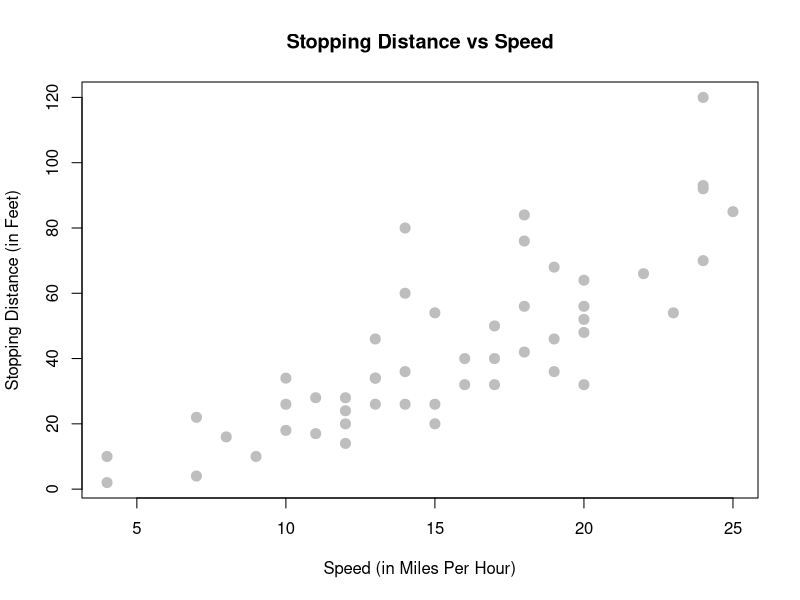
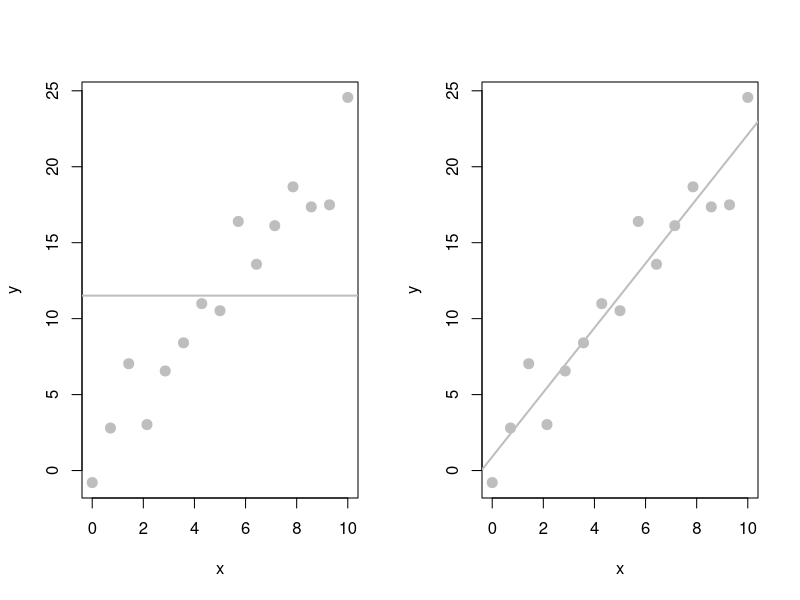
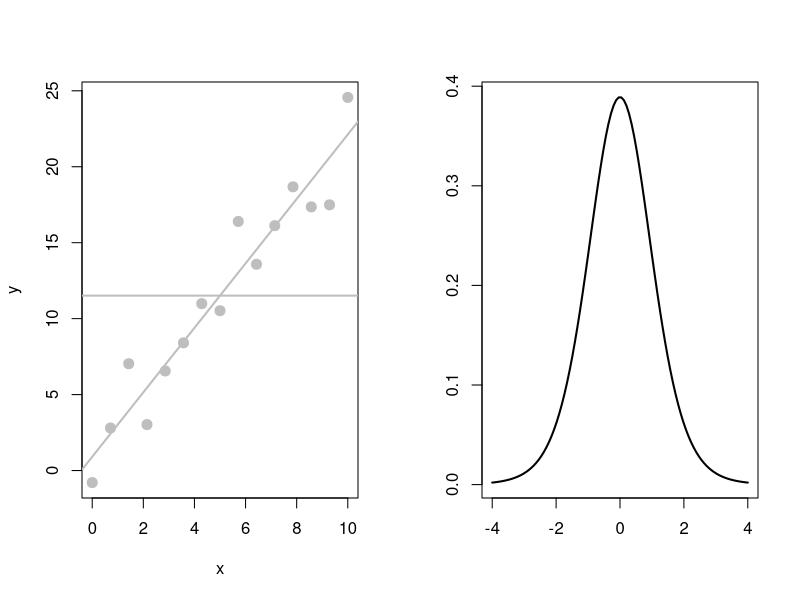
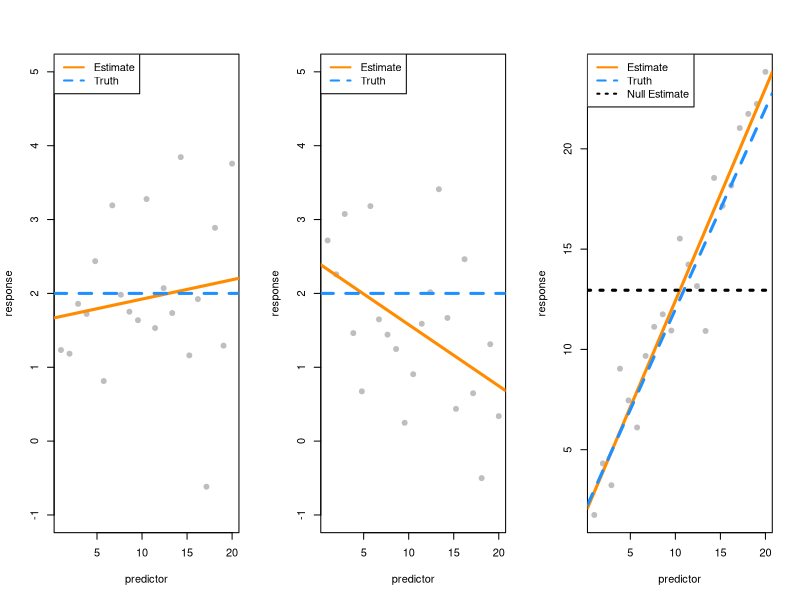

Here is the R script that generated these plots, in order:
## ---- chunk 1
plot(dist ~ speed, data = cars,
     xlab = "Speed (in Miles Per Hour)",
     ylab = "Stopping Distance (in Feet)",
     main = "Stopping Distance vs Speed",
     pch  = 20,
     cex  = 2,
     col  = "grey")
## ---- chunk 2
generate_data = function(int = 1,
                         slope = 2,
                         sigma = 5,
                         n_obs = 15,
                         x_min = 0,
                         x_max = 10) {
  x = seq(x_min, x_max, length.out = n_obs)
  y = int + slope * x + rnorm(n_obs, 0, sigma)
  fit = lm(y ~ x)
  y_hat = fitted(fit)
  y_bar = rep(mean(y), n_obs)
  data.frame(x, y, y_hat, y_bar)
}
## ---- chunk 3
set.seed(2)
reg_data = generate_data(sigma = 2)
par(mfrow = c(1, 2))
plot(reg_data$x, reg_data$y, main = "", 
     xlab = "x", ylab = "y", pch = 20, cex = 2, col = "grey")
abline(h = mean(reg_data$y), col = "grey", lwd = 2)
plot(reg_data$x, reg_data$y, main = "", 
     xlab = "x", ylab = "y", pch = 20, cex = 2, col = "grey")
fit = lm(y ~ x, data = reg_data)
abline(fit, col = "grey", lwd = 2)
## ---- chunk 4
set.seed(2)
reg_data = generate_data(sigma = 2)
plot(reg_data$x, reg_data$y, main = "", 
     xlab = "x", ylab = "y", pch = 20, cex = 2, col = "grey")
abline(h = mean(reg_data$y), col = "grey", lwd = 2)
fit = lm(y ~ x, data = reg_data)
abline(fit, col = "grey", lwd = 2)
## ---- chunk 5
# define grid of x values
x = seq(-4, 4, length = 100)

# plot curve for t with 10 df
plot(x, dt(x, df = 10), type = "l", lty = 1, lwd = 2,
     xlab = "", ylab = "", main = "")
## ---- chunk 6
par(mfrow = c(1, 3))

sim_slr = function(x, beta_0 = 10, beta_1 = 5, sigma = 1) {
  n = length(x)
  epsilon = rnorm(n, mean = 0, sd = sigma)
  y = beta_0 + beta_1 * x + epsilon
  data.frame(predictor = x, response = y)
}

# suppose alpha = 0.05, which is how often we are willing to make a mistake if the null hypothesis is true

set.seed(9)
x = seq(1, 20, length.out = 21)
# beta_1 = 0, sigma = 1
# beta_1 = 0.5, sigma = 7
sim_data = sim_slr(x = x, beta_0 = 2, beta_1 = 0, sigma = 1)

sim_fit = lm(response ~ predictor, data = sim_data)
summary(sim_fit)$coefficients["predictor", "Pr(>|t|)"]

plot(response ~ predictor, data = sim_data, pch = 20, col = "grey", cex = 1.5, ylim = c(-1, 5))
abline(sim_fit, lwd = 3, lty = 1, col = "darkorange")
abline(2, 0, lwd = 3, lty = 2, col = "dodgerblue")
legend("topleft", c("Estimate", "Truth"), lty = c(1, 2), lwd = 2,
       col = c("darkorange", "dodgerblue"))

set.seed(78)
x = seq(1, 20, length.out = 21)
# beta_1 = 0, sigma = 1
# beta_1 = 0.5, sigma = 7
sim_data = sim_slr(x = x, beta_0 = 2, beta_1 = 0, sigma = 1)

sim_fit = lm(response ~ predictor, data = sim_data)
summary(sim_fit)$coefficients["predictor", "Pr(>|t|)"]

plot(response ~ predictor, data = sim_data, pch = 20, col = "grey", cex = 1.5, ylim = c(-1, 5))
abline(sim_fit, lwd = 3, lty = 1, col = "darkorange")
abline(2, 0, lwd = 3, lty = 2, col = "dodgerblue")
legend("topleft", c("Estimate", "Truth"), lty = c(1, 2), lwd = 2,
       col = c("darkorange", "dodgerblue"))

set.seed(1)
x = seq(1, 20, length.out = 21)
# beta_1 = 0, sigma = 1
# beta_1 = 0.5, sigma = 7
sim_data = sim_slr(x = x, beta_0 = 2, beta_1 = 1, sigma = 2)

sim_fit = lm(response ~ predictor, data = sim_data)
summary(sim_fit)$coefficients["predictor", "Pr(>|t|)"]

plot(response ~ predictor, data = sim_data, pch = 20, col = "grey", cex = 1.5)
abline(sim_fit, lwd = 3, lty = 1, col = "darkorange")
abline(2, 1, lwd = 3, lty = 2, col = "dodgerblue")
abline(h = mean(sim_data$response), lwd = 3, lty = 3)
legend("topleft", c("Estimate", "Truth", "Null Estimate"), lty = c(1, 2, 3), lwd = 2,
       col = c("darkorange", "dodgerblue", "black"))
